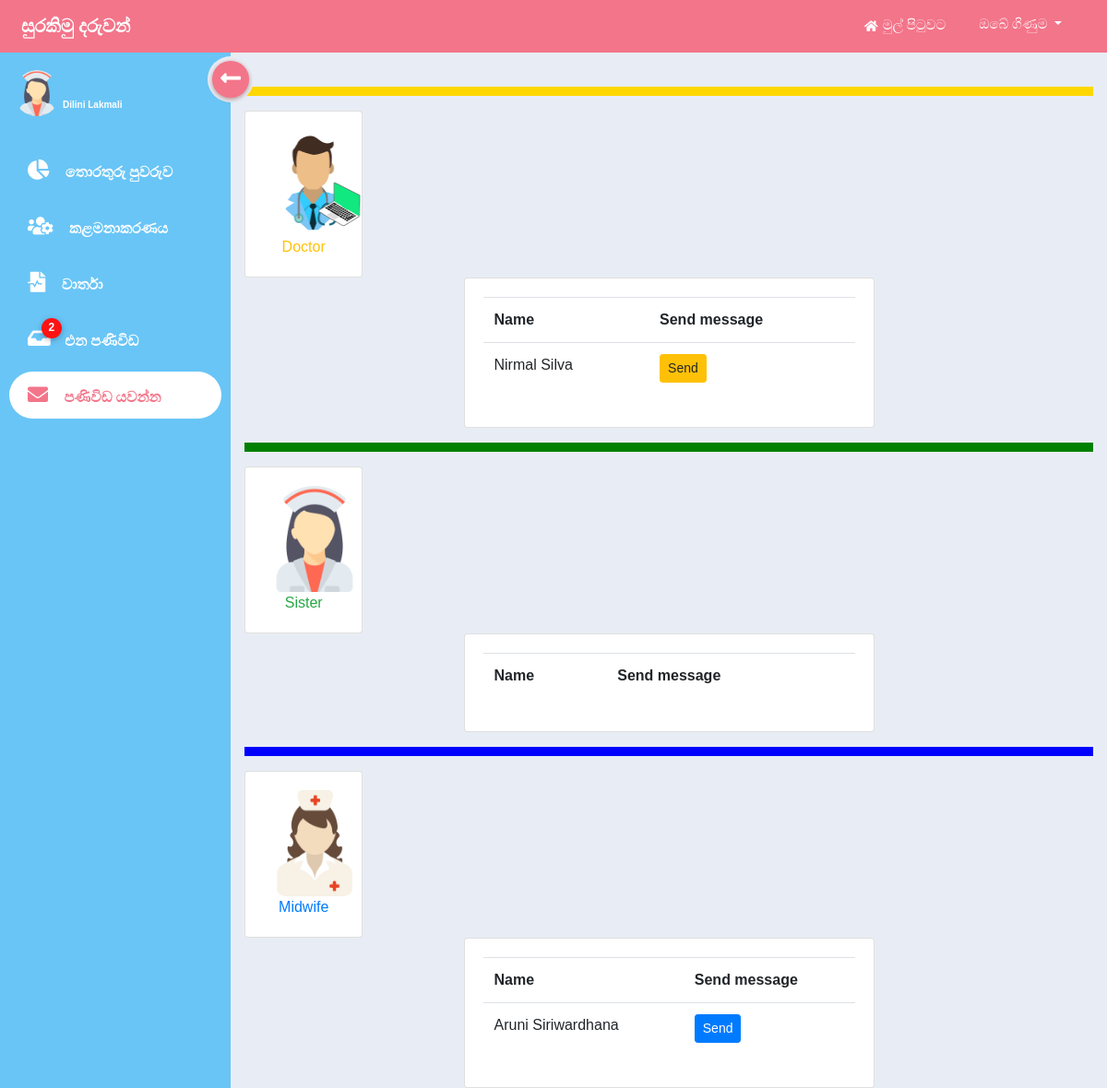
/pages/sister/sis-send-messages.php (signed in), run on the app's committed database.
### tables this page shows
CREATE TABLE `sister` (
  `sister_id` varchar(50) NOT NULL,
  `sister_name` varchar(50) DEFAULT NULL,
  `sister_division` varchar(30) DEFAULT NULL,
  `sister_moh_division` int(11) DEFAULT NULL
);

CREATE TABLE `doctor` (
  `doctor_id` varchar(50) NOT NULL,
  `doctor_name` varchar(50) DEFAULT NULL,
  `doctor_division` varchar(30) DEFAULT NULL,
  `doctor_moh_division` int(11) DEFAULT NULL
);

CREATE TABLE `midwife` (
  `midwife_id` varchar(50) NOT NULL,
  `midwife_name` varchar(50) DEFAULT NULL,
  `midwife_area` varchar(50) DEFAULT NULL,
  `midwife_moh_division` int(11) DEFAULT NULL
);

### pages/sister/sis-send-messages.php (the view, shortened to what this page needs)
<?php
include('../../php/basic/connection.php');
?>
<!doctype html>
<html lang="en">
<head>
    <?php
    include('../../inc/basic/include-dashboard-css.php');
    ?>
</head>
<body>
    <div class="wrapper">
        <?php include('inc/top-navbar.php'); ?>
        <div class="main-body">
            <?php include('inc/sidebar.php'); ?>
            <div class="content">
                <div class="container">
                    <div class="row d-flex justify-content-center">
                        <div class="col-12 col-sm-12 col-md-12 col-lg-12 col-xl-12">
                            <hr style="border: none; border-bottom: 10px solid gold;">
                        </div>
                    </div>
                    <div class="row d-flex justify-content-center">
                        <div class="col-8 col-sm-8 col-md-4 col-lg-2 col-xl-2">
                        <div class="card">
                        <div class="card-body">
                            <img src="/pages/midwife/img/doctor.png" alt="doctor" width="110px" height="115px">
                            <figcaption  class=" text-center text-warning">Doctor</figcaption>
                        </div>
                        </div>
                        </div>
                        <div class="col-10 col-sm-10 col-md-10 col-lg-10 col-xl-10">
                            <br>
                        </div>
                    </div>
                    <div class="row d-flex justify-content-center">
                        <div class="col-12 col-sm-12 col-md-6 col-lg-6 col-xl-6">
                            <div class="card">
                                <div class="card-body">
                                    <div class="b_table">
                                        <table class="table" >
                                            <tr>
                                                <th>Name</th>
                                                <th>Send message</th>
                                            </tr>
                                                    <?php
                                                        $sql00="SELECT sister_moh_division FROM sister WHERE sister_id='".$_SESSION['sister_id']."'";
                                                        $take00=mysqli_query($conn,$sql00);
                                                        $row00=mysqli_fetch_assoc($take00);
                                                        $sql01="SELECT doctor_name,doctor_id FROM doctor WHERE doctor_moh_division='".$row00['sister_moh_division']."'";
                                                        $take01=mysqli_query($conn,$sql01);
                                                        while($row01=mysqli_fetch_assoc($take01)){
                                                            $dId=$row01['doctor_id'];
                                                            echo "<tr>";
                                                            echo "<td>". $row01['doctor_name']."</td>";
                                                            echo  "<td>";
                                                            echo  "<input type='button' name='smsDoctor' class='btn btn-warning btn-sm' id='sendDataDoctor' data-toggle='modal' href='#doctorSMS' data-id='".$dId."' value='Send'>";
                                                    echo  "</td>";
                                                    echo  "</tr>";
                                                        }
                                                    ?>
                                        </table>
                                    </div>
                                </div>
                            </div>
                        </div>
                    </div>
                    <div class="row d-flex justify-content-center">
                        <div class="col-12 col-sm-12 col-md-12 col-lg-12 col-xl-12">
                            <hr style="border: none; border-bottom: 10px solid green;">
                        </div>
                    </div>
                    <div class="row d-flex justify-content-center">
                        <div class="col-8 col-sm-8 col-md-4 col-lg-2 col-xl-2">
                        <div class="card">
                        <div class="card-body">
                            <img src="/pages/midwife/img/sister.png" alt="sister" width="110px" height="115px">
                            <figcaption  class=" text-center text-success">Sister</figcaption>
                        </div>
                        </div>
                        </div>
                        <div class="col-10 col-sm-10 col-md-10 col-lg-10 col-xl-10">
                            <br>
                        </div>
                    </div>
                    <div class="row d-flex justify-content-center">
                        <div class="col-12 col-sm-12 col-md-6 col-lg-6 col-xl-6">
                            <div class="card">
                                <div class="card-body">
                                    <div class="b_table">
                                        <table class="table" >
                                            <tr>
                                                <th>Name</th>
                                                <th>Send message</th>
                                            </tr>
                                        </table>
                                    </div>
                                </div>
                            </div>
                        </div>
                    </div>
                    <div class="row d-flex justify-content-center">
                        <div class="col-12 col-sm-12 col-md-12 col-lg-12 col-xl-12">
                            <hr style="border: none; border-bottom: 10px solid blue;">
                        </div>
                    </div>
                    <div class="row d-flex justify-content-center">
                        <div class="col-8 col-sm-8 col-md-4 col-lg-2 col-xl-2">
                        <div class="card">
                        <div class="card-body">
                            <img src="/pages/midwife/img/midwife.png" alt="midwife" width="110px" height="115px">
                            <figcaption  class=" text-center text-primary">Midwife</figcaption>
                        </div>
                        </div>
                        </div>
                        <div class="col-10 col-sm-10 col-md-10 col-lg-10 col-xl-10">
                            <br>
                        </div>
                    </div>
                    <div class="row d-flex justify-content-center">
                        <div class="col-12 col-sm-12 col-md-6 col-lg-6 col-xl-6">
                            <div class="card">
                                <div class="card-body">
                                    <div class="b_table">
                                        <table class="table" >
                                            <tr>
                                                <th>Name</th>
                                                <th>Send message</th>
                                            </tr>
                                                    <?php
                                                        $sql00="SELECT sister_moh_division FROM sister WHERE sister_id='".$_SESSION['sister_id']."'";
                                                        $take00=mysqli_query($conn,$sql00);
                                                        $row00=mysqli_fetch_assoc($take00);
                                                        $sql01="SELECT midwife_name,midwife_id FROM midwife WHERE midwife_moh_division='".$row00['sister_moh_division']."'";
                                                        $take01=mysqli_query($conn,$sql01);
                                                        while($row01=mysqli_fetch_assoc($take01)){
                                                            $mId=$row01['midwife_id'];
                                                            echo "<tr>";
                                                            echo "<td>". $row01['midwife_name']."</td>";
                                                            echo  "<td>";
                                                            echo  "<input type='button' name='smsMidwife' class='btn btn-primary btn-sm' id='sendDataMidwife' data-toggle='modal' href='#midwifeSMS' data-id='".$mId."' value='Send'>";
                                                        echo  "</td>";
                                                        echo  "</tr>";
                                                    }
                                                    ?>
                                        </table>
                                    </div>
                                </div>
                            </div>
                        </div>
                    </div>
               </div>
            </div>
        </div>
    </div>
</body>
</html>

### pages/sister/inc/sidebar.php (shortened to what this page needs)
<div class="sidebar-menu">
    <div class="inner-sidebar-menu">
        <div class="user-area pb-2 mb-3">
            <img src="/pages/sister/img/sister.png" class="rounded-circle">
            <?php
                $query00 = "SELECT * FROM sister WHERE sister_id='".$_SESSION['sister_id']."'";
                $result00= mysqli_query($conn,$query00);
                $row00=mysqli_fetch_assoc($result00);
            ?>
            <a href="#"> <span><?php echo $row00['sister_name'];?></span> </a>
        </div>
        <ul>
            <li>
                <a href="/sister/dashboard" class="text-uppercase ss-dash">
                    <span class="icon">
                        <i class="fas fa-chart-pie" aria-hidden="true"></i>
                    </span>
                    <span class="list">තොරතුරු පුවරුව</span>
                </a>
            </li>
            <li>
                <a class="text-uppercase" data-toggle="collapse" href="#manage" id="manage-users">
                    <span class="icon">
                        <i class="fas fa-users-cog" aria-hidden="true"></i>
                    </span>
                    <span class="list">කළමනාකරණය</span>
                </a>
            </li>
            <li>
                <a href="/sister/reports" class="text-uppercase ss-table">
                    <span class="icon">
                        <i class="fas fa-file-medical-alt" aria-hidden="true"></i>
                    </span>
                    <span class="list">වාර්තා</span>
                </a>
            </li>
            <li>
                <a href="/sister/inbox" class="text-uppercase ss-inbox">
                    <span class="icon">
                        <i class="fas fa-inbox" aria-hidden="true"></i>
                        <?php
                            $sql001="SELECT COUNT(status) AS unreadSMS FROM sister_message WHERE status='unread' AND sister_id='".$_SESSION['sister_id']."'";
                            $run001=mysqli_query($conn,$sql001);
                            $row001=mysqli_fetch_assoc($run001);
                            $count=$row001['unreadSMS'];
                            if(0<$count && $count<=9) {
                                echo "<span class='badge badge-danger'>";
                                echo $count;
                                echo "</span>";
                            }
                            else if($count>9) {
                                echo "<span class='badge badge-danger'>";
                                echo "9+";
                                echo "</span>";
                            }
                        ?>
                    </span>
                    <span class="list">එන පණිවිඩ</span>
                </a>
            </li>
            <li>
                <a href="/sister/send-messages" class="text-uppercase ss-send">
                    <span class="icon">
                        <i class="fas fa-envelope" aria-hidden="true"></i>
                    </span>
                    <span class="list">පණිවිඩ යවන්න</span>
                </a>
            </li>
        </ul>
        <div class="hamburger">
            <div class="inner-hamburger">
                <span class="arrow">
                    <i class="fas fa-long-arrow-alt-left" aria-hidden="true"></i>
                </span>
            </div>
        </div>
    </div>
</div>

### data on the page
sister: sister_name "Dilini Lakmali"
doctor: doctor_name "Nirmal Silva"
midwife: midwife_name "Aruni Siriwardhana"

### other printed values
$count "2"
